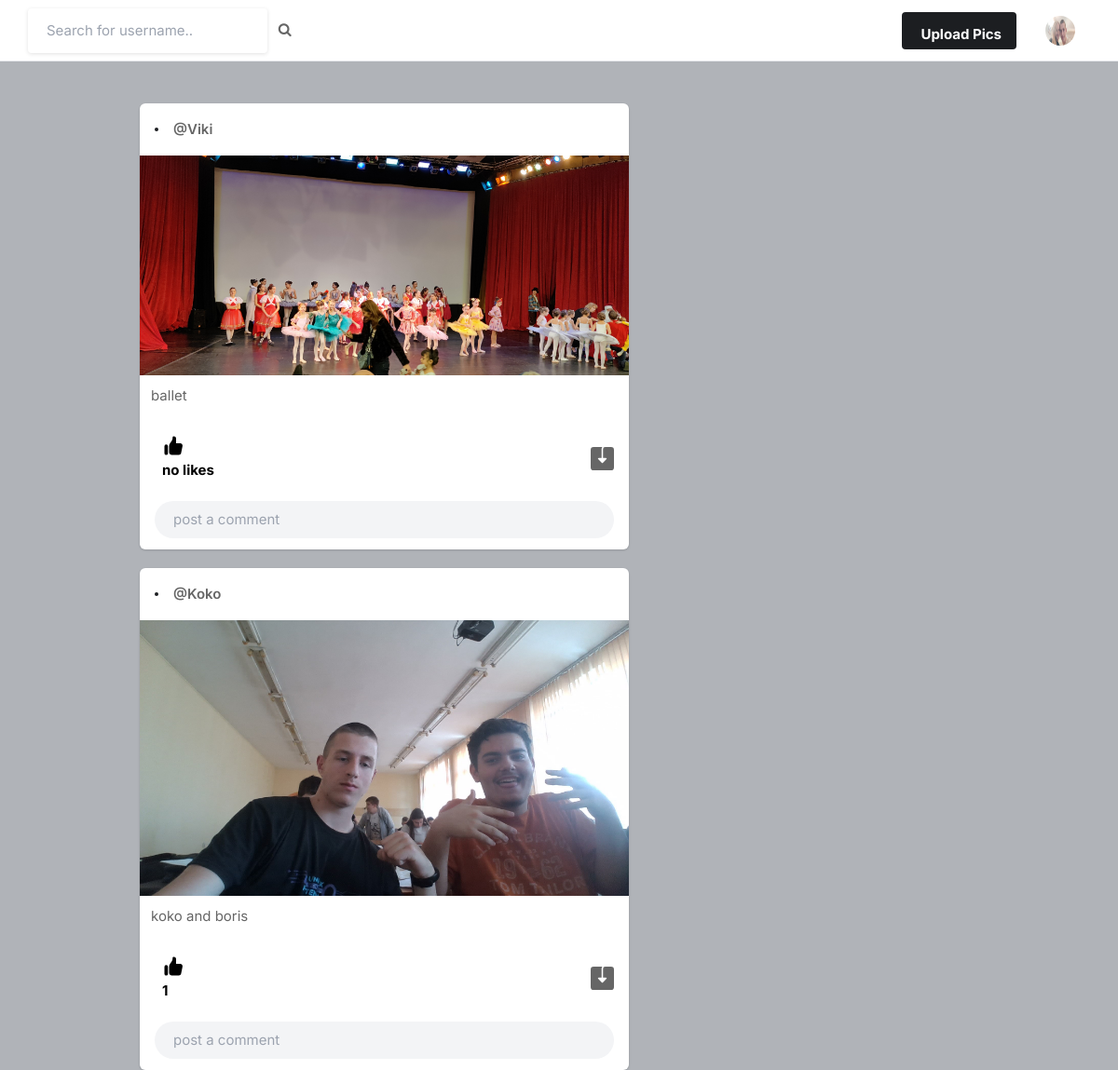
The app's page / (signed in), older data.
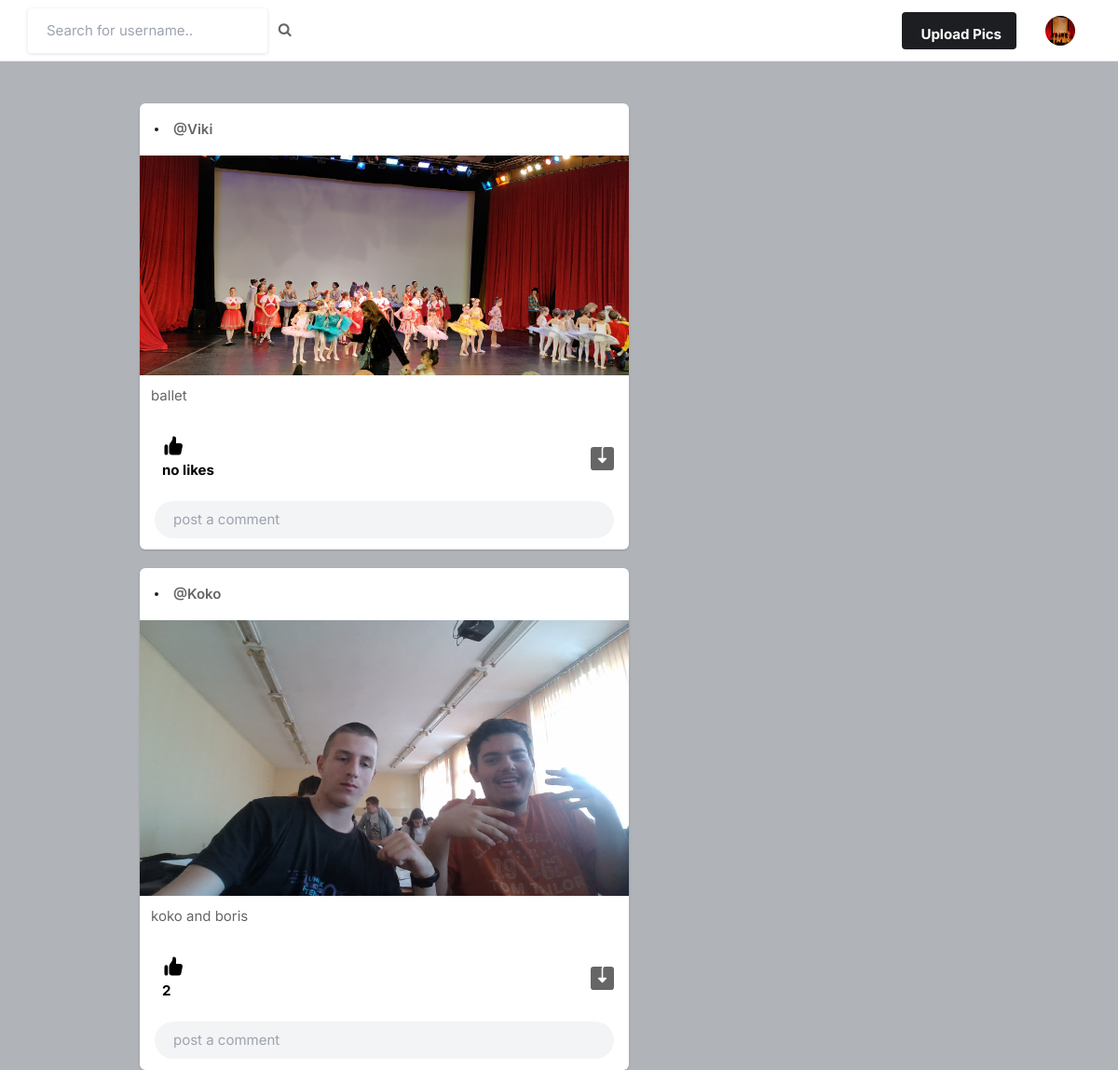
The same page, newer data.
### myapp/models.py (models this page shows, shortened)
class Profile(models.Model):
    user = models.ForeignKey(User, on_delete=models.CASCADE)
    id_user = models.IntegerField()
    bio = models.TextField(blank=True)
    profile_picture = models.ImageField(upload_to = 'profile_pictures', default='blank-profile-picture.png')
    location = models.CharField(max_length=100, blank=True)

class Post(models.Model):
    id = models.UUIDField(primary_key=True, default=uuid.uuid4)
    user = models.CharField(max_length=100)
    image = models.ImageField(upload_to='posts')
    caption = models.TextField()
    created_at = models.DateTimeField(default=datetime.now)
    numb_of_likes = models.IntegerField(default=0)

### myapp/views.py (the view)
# urls.py: path('',views.index, name='index'),
@login_required(login_url='signin')
def index(request):
    user_object = User.objects.get(username = request.user.username)
    user_profile = Profile.objects.get(user = user_object)
    user_following_list = []
    feed = []
    user_following = FollowersCount.objects.filter(follower = request.user.username)
    for users in user_following:
        user_following_list.append(users.user)
    for usernames in user_following_list:
        feed_lists = Post.objects.filter(user = usernames)
        feed.append(feed_lists)
    feed_list = list(chain(*feed))
    posts = Post.objects.all()
    return render(request, 'index.html', {'user_profile' : user_profile, 'posts' : feed_list})

### templates/index.html (shortened to what the changed rows need)
{% load static %}
<!DOCTYPE html>
<html lang="en">
<head>
    <link rel="stylesheet" href="{% static 'assets/css/icons.css' %}">
    <link rel="stylesheet" href="{% static 'assets/css/uikit.css' %}">
    <link rel="stylesheet" href="{% static 'assets/css/style.css' %}">
    <link rel="stylesheet" href="{% static 'assets/css/tailwind.css' %}">
    <link rel="stylesheet" href="https://cdnjs.cloudflare.com/ajax/libs/font-awesome/4.7.0/css/font-awesome.min.css">
</head>
<body>
            <header>
                <div class="header_inner">
                    <div class="right-side lg:pr-4">
                        <a href="#">
                            <img src="{{user_profile.profile_picture.url}}" class="header-avatar" alt="">
                        </a>
                    </div>
                </div>
            </header>
            <div class="container m-auto">
                <div class="lg:flex justify-center lg:space-x-10 lg:space-y-0 space-y-5">
                    <div class="space-y-5 flex-shrink-0 lg:w-7/12">
                        {% for post in posts reversed%}
                        <div class="bg-white shadow rounded-md  -mx-2 lg:mx-0">
                            <div class="flex justify-between items-center px-4 py-3">
                                <div class="flex flex-1 items-center space-x-4">
                                    <a href="#">
                                        <div class="bg-gradient-to-tr from-yellow-600 to-pink-600 p-0.5 rounded-full">
                                        </div>
                                    </a>
                                    <a href="/profile/{{post.user}}" class="block capitalize font-semibold ">@{{post.user}}</a>
                                </div>
                              <div>
                                <a href="#"> <i class="icon-feather-more-horizontal text-2xl hover:bg-gray-200 rounded-full p-2 transition -mr-1 "></i> </a>
                              </div>
                            </div>
                            <div uk-lightbox>
                                <a href="{{post.image.url}}">
                                    <img src="{{post.image.url}}" alt="">
                                </a>
                            </div>
                                <div>
                                    <p class="flex items-center px-3 py-2 hover:bg-gray-200 hover:text-gray-800 rounded-md ">
                                        {{post.caption}}
                                    </p>
                                </div>
                            <div class="py-3 px-4 space-y-3">
                                <div class="flex space-x-4 lg:font-bold">
                                    <a href="/like-post?post_id={{post.id}}" class="flex items-center space-x-2">
                                        <div class="p-2 rounded-full text-black">
                                            {% if post.numb_of_likes == 0 %}
                                            <p>no likes</p>
                                            {% else %}
                                            <p>{{post.numb_of_likes}}</p>
                                            {% endif %}
                                        </div>
                                    </a>
                                    <a href="post.image.url" class="flex items-center space-x-2 flex-1 justify-end" download>
                                    </a>
                                </div>
                                <div class="bg-gray-100 bg-gray-100 rounded-full rounded-md relative ">
                                    <input type="text" placeholder="post a comment" class="bg-transparent max-h-10 shadow-none">
                                    <div class="absolute bottom-0 flex h-full items-center right-0 right-3 text-xl space-x-2">
                                        <a href="#"> <i class="uil-image"></i></a>
                                        <a href="#"> <i class="uil-video"></i></a>
                                    </div>
                                </div>
                            </div>
                        </div>
                        {% endfor %}
                    </div>
                </div>
            </div>
</body>
</html>

Row changes from the older to the newer data that the page shows:
changed Profile: profile_picture: a different picture
changed Post "Koko": numb_of_likes "1" → "2"
